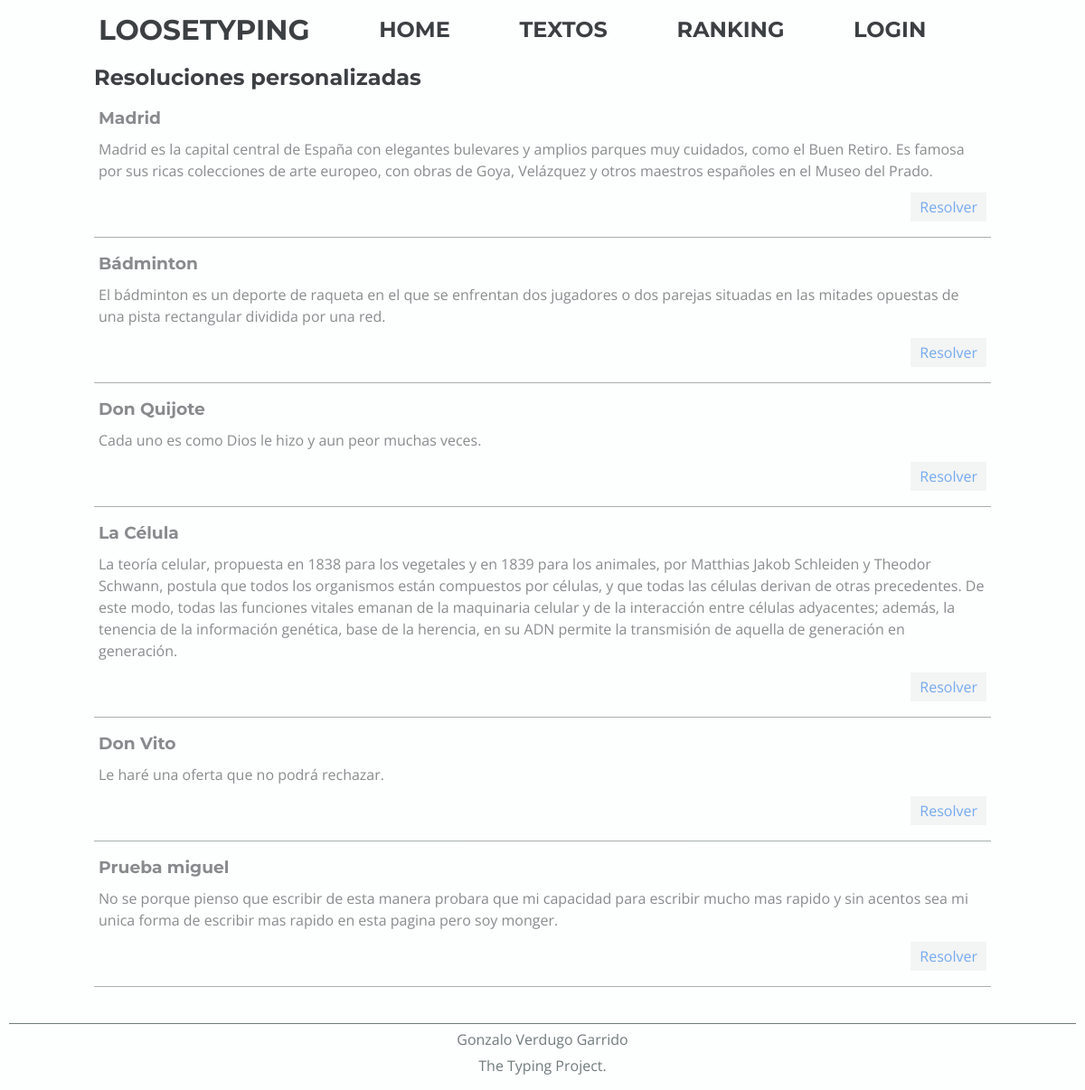
The page /views/custom.php on the database its author committed.
### tables this page shows
CREATE TABLE `textos` (
  `id` int(11) NOT NULL,
  `tit_text` varchar(50) DEFAULT NULL,
  `txt_text` text DEFAULT NULL,
  `lang_text` varchar(50) DEFAULT NULL,
  `id_cat` int(11) DEFAULT NULL,
  `ori_text` varchar(150) DEFAULT NULL,
  `created_at` timestamp NOT NULL DEFAULT current_timestamp() ON UPDATE current_timestamp()
);

### public_html/private/model/dao/daoText.php (called while the page is built, shortened)
<?php
class DaoText
{
    public static function getAllTexts()
    {
        $db= DbConnection::getInstance();
        $query = "SELECT * from textos";
        $commit=$db->prepare($query);
        $commit->execute();
        $arr=$commit->fetchAll();
        return $arr;
    }
}

### public_html/private/model/text.php (the view, shortened to what this page needs)
<?php
include_once('dao/daoText.php');
class Text
{
    private $id;
    private $titText;
    private $txtText;
    public function __construct($id="", $titText="", $txtText="", $lang="", $idCat="", $autorText="", $createdAt="")
    {
        $this->id=$id;
        $this->titText=$titText;
        $this->txtText=$txtText;
    }
    public static function getAllTexts()
    {
        $daoResult = DaoText::getAllTexts();
        $texts = array();
        foreach ($daoResult as $daoText) {
            array_push($texts, new Text($daoText['id'], $daoText['tit_text'], $daoText['txt_text'], $daoText['lang_text'], $daoText['id_cat'], $daoText['ori_text'], $daoText['created_at']));
        }
        return $texts;
    }
    public function imprimirParaResolver()
    {
        $html="";
        $html.=" <div  class='custom-text-container'>";
        $html.=" <h3>{$this->titText}</h3>";
        $html.="<p>{$this->txtText}</p>";
        $html.="<p class='button-text-container'><a class='button' href='../index.php?text={$this->id}'>Resolver</a></p>";
        $html.="</div>";
        return $html;
    }
}

### public_html/views/custom.php (shortened to what this page needs)
<?php
include_once('../private/model/text.php');
$texts = Text::getAllTexts();
?>
<!DOCTYPE html>
<html lang='es' dir='ltr'>
<head>
    <link rel="stylesheet" href="../css/reboot.css">
    <?php include "../includes/general-head.php" ?>
</head>
<body>
    <main>
        <?php include "../includes/nav.php" ?>
        <section>
            <h2><span class="ec ec-gift-heart"></span>
                Resoluciones personalizadas</h2>
            <?php
            foreach ($texts as $text) {
                echo $text->imprimirParaResolver();
            }
            ?>
        </section>
        <?php include "../includes/footer.php" ?>
    </main>
</body>
</html>

### public_html/css/reboot.css (style rules this page uses)
*, *::before, *::after { box-sizing: border-box; }
html { font-family: sans-serif; line-height: 1.15; -webkit-text-size-adjust: 100%; -ms-text-size-adjust: 100%; -ms-overflow-style: scrollbar; -webkit-tap-highlight-color: transparent; }
article, aside, dialog, figcaption, figure, footer, header, hgroup, main, nav, section { display: block; }
body { margin: 0; font-family: -apple-system, BlinkMacSystemFont, "Segoe UI", Roboto, "Helvetica Neue", Arial, sans-serif, "Apple Color Emoji", "Segoe UI Emoji", "Segoe UI Symbol"; font-size: 1rem; font-weight: normal; line-height: 1.5; color: #212529; text-align: left; background-color: #fff; }
h1, h2, h3, h4, h5, h6 { margin-top: 0; margin-bottom: 0.5rem; }
p { margin-top: 0; margin-bottom: 1rem; }
a { color: #007bff; text-decoration: none; background-color: transparent; -webkit-text-decoration-skip: objects; }
a, area, button, [role="button"], input:not([type="range"]), label, select, summary, textarea { -ms-touch-action: manipulation; touch-action: manipulation; }

### public_html/css/general.css (style rules this page uses)
* { color: #3c4043; }
body { background-color: #fdfefe; }
h1, h2, h3, h4 { font-family: "Montserrat", sans-serif; font-weight: bold; color: #3c4043; }
p, span { font-family: "Open Sans", sans-serif; }
a:link { color: #1a73e8; }
section { max-width: 992px; margin: 0 auto; padding: 30px 3 3 3; min-height: 85vh; }
.custom-text-container { width: 100%; padding: 5px; border-bottom: 1px solid #707b7c; opacity: 0.6; margin-bottom: 10px; display: flex; flex-direction: column; }
.button-text-container { text-align: end; }
.button { padding: 5px 10px; background-color: #eee; border: none; color: #3c4043; }

### public_html/css/darkmode.css (style rules this page uses)
* { color: #fdfefe; }
body { background-color: #3c4043; }
h1, h2, h3, h4, p, span { color: #fdfefe; }
a:link { color: #fdfefe; font-weight: 600; }
.button { padding: 5px 10px; color: #fdfefe; border: none; background-color: #707b7c; }

### rows shown on the page
textos: tit_text "Madrid", txt_text "Madrid es la capital central de España con elegantes bulevares y amplios parques muy cuidados, como el Buen Retiro. Es famosa por sus ricas colecciones de arte europeo, con obras de Goya, Velázquez y otros maestros españoles en el Museo del Prado."
textos: tit_text "Bádminton", txt_text "El bádminton es un deporte de raqueta en el que se enfrentan dos jugadores o dos parejas situadas en las mitades opuestas de una pista rectangular dividida por una red."
textos: tit_text "Don Quijote", txt_text "Cada uno es como Dios le hizo y aun peor muchas veces."
textos: tit_text "La Célula", txt_text "La teoría celular, propuesta en 1838 para los vegetales y en 1839 para los animales, por Matthias Jakob Schleiden y Theodor Schwann, postula que todos los organismos están compuestos por células, y que todas las células derivan de otras precedentes. De este modo, todas las funciones vitales emanan de la maquinaria celular y de la interacción entre células adyacentes; además, la tenencia de la información genética, base de la herencia, en su ADN permite la transmisión de aquella de generación en generación."
textos: tit_text "Don Vito", txt_text "Le haré una oferta que no podrá rechazar."
textos: tit_text "Prueba miguel", txt_text "No se porque pienso que escribir de esta manera probara que mi capacidad para escribir mucho mas rapido y sin acentos sea mi unica forma de escribir mas rapido en esta pagina pero soy monger."
